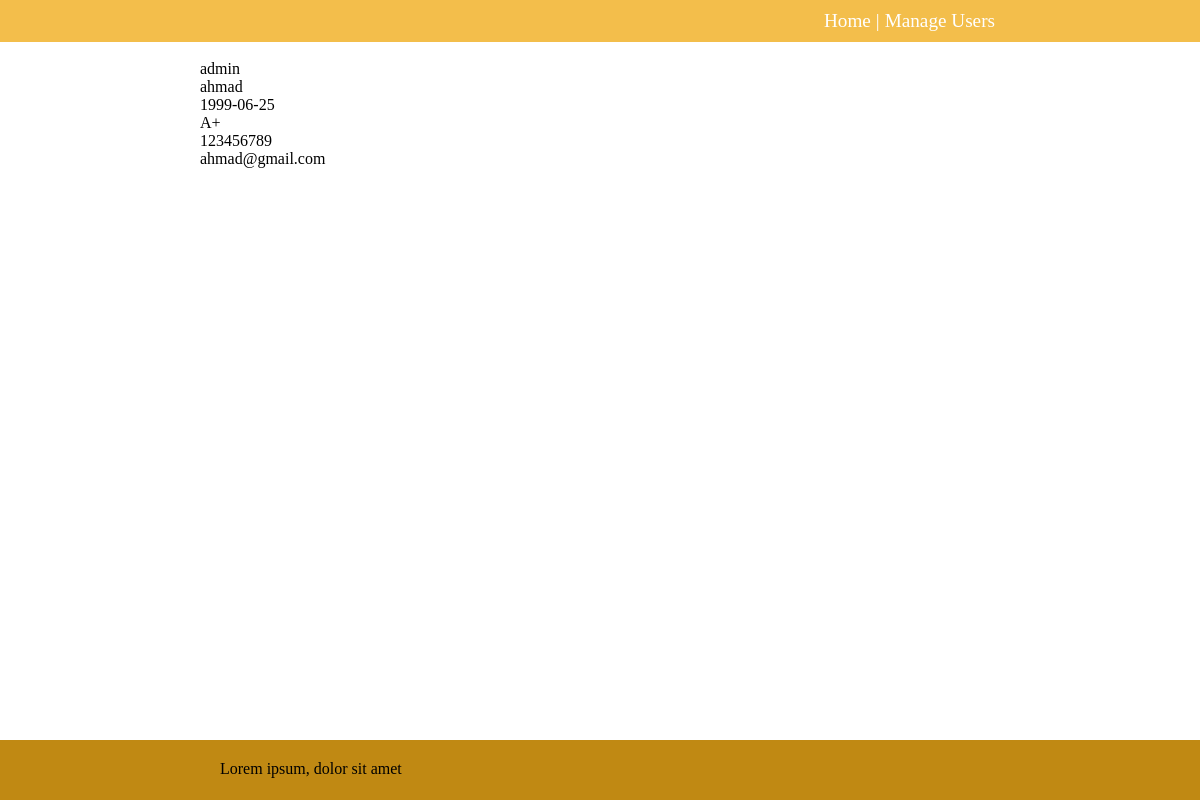
The page /preview/1 on the database as committed earlier.
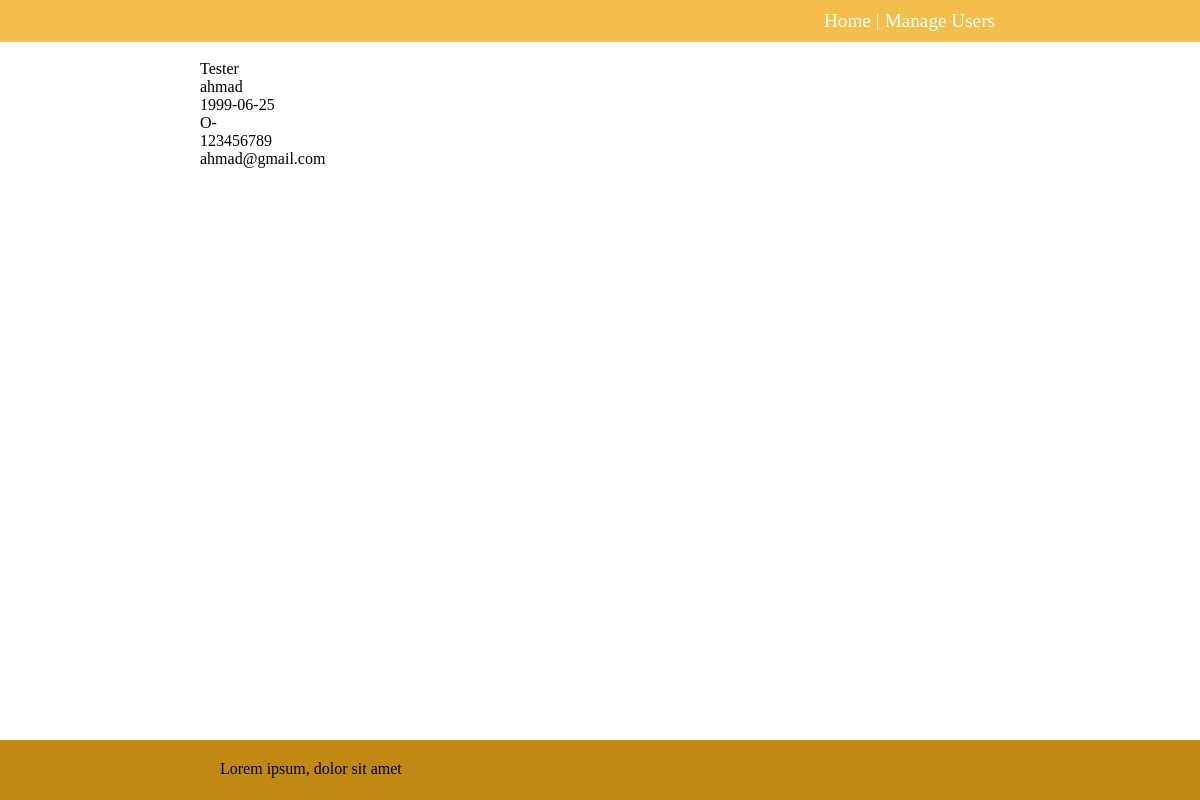
The same page on the database as committed later.
### app.py (models this page shows, shortened)
class User(db.Model):
    id = db.Column(db.Integer, primary_key = True)
    name = db.Column(db.String(50), nullable = False)
    pic = db.Column(db.Text, unique = True, nullable = False)
    mimetype = db.Column(db.Text, nullable = False)
    position = db.Column(db.String(50), nullable = False)
    date_of_birth = db.Column(db.Date, nullable = False)
    blood_group = db.Column(db.String(50), nullable = False)
    phone = db.Column(db.String(50), nullable = False)
    email = db.Column(db.String(80), nullable = False)

### app.py (the view)
@app.route("/preview/<int:id>")
def preview(id):
    user = User.query.filter_by(id=id).first()
    o = urlparse(request.base_url)
    host = o.hostname
    return render_template('preview.html',user = user,host=host)

### templates/preview.html (shortened to what this page needs)
{% extends 'base.html' %}
{% block body %}
<img src="http://{{ host }}:5000/images/{{ user.id }}" alt="" height="100px"> <br>
{{ user.position }} <br>
{{ user.name }} <br>
{{ user.date_of_birth }} <br>
{{ user.blood_group }} <br>
{{ user.phone }} <br>
{{ user.email }} <br>
{% endblock %}

Rows that differ between the two databases and show on the page:
changed User "ahmad": position "admin" → "Tester"; blood_group "A+" → "O-"
